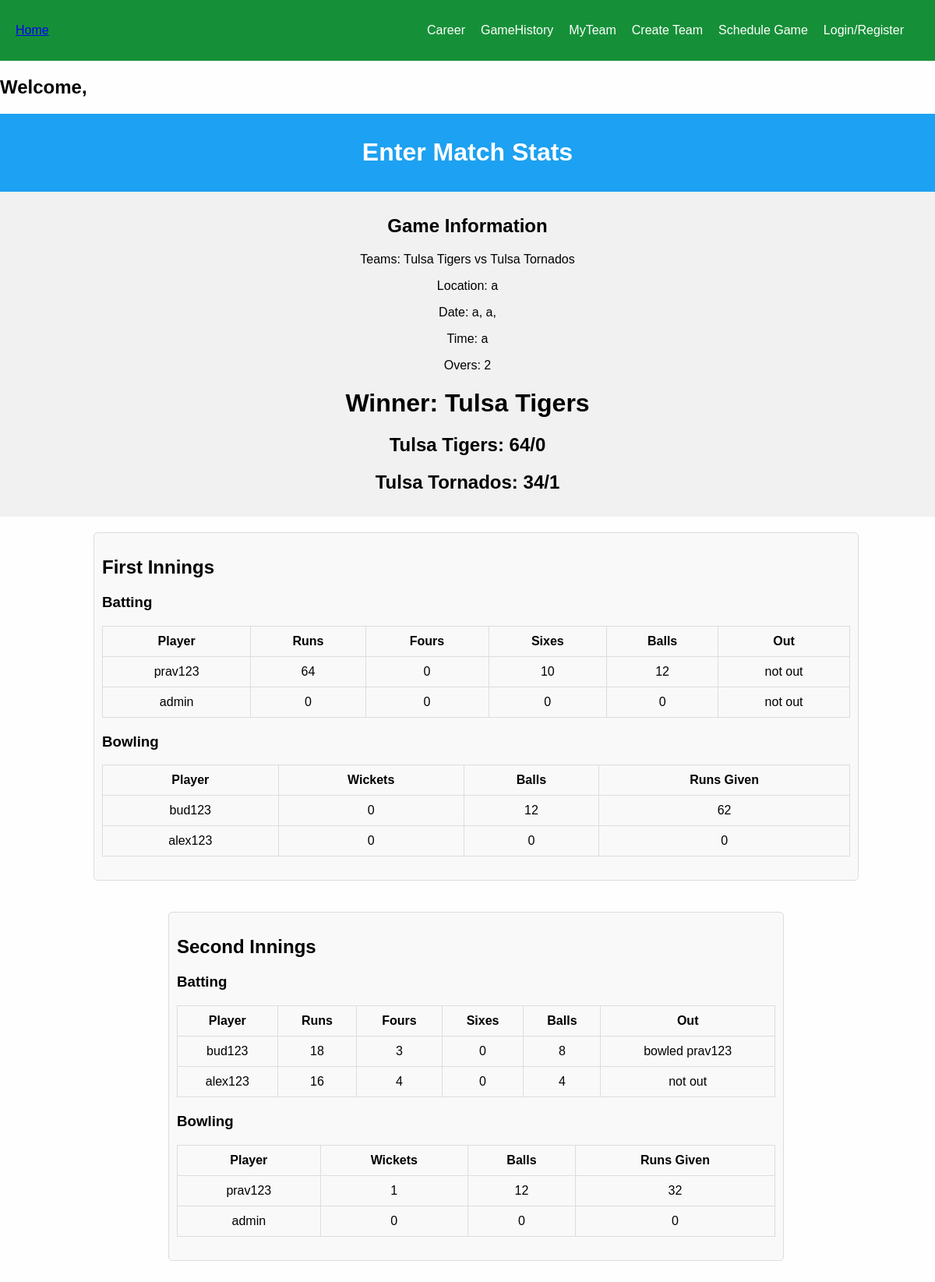
The app's page /view-game/55 with its own data.
### base/models.py (models this page shows, shortened)
class Game(models.Model):
    entering_stats = models.BooleanField(default=False,null=True,blank=False) # true if stat entering has began, this is set to true when the inilize game info is submitted
    doneStats = models.BooleanField(default=False,null=True,blank=False) # true is stat entering has concluded, this is set to true when the last over of the last innings is iterated through
    archived = models.BooleanField(default=False,null=True,blank=False) # this is set to true when the user confirms that there is no edits to make to the stats entered.
    winner = models.ForeignKey(Team,on_delete=models.SET_NULL,null=True, related_name="winner",blank=True)
    team1 = models.ForeignKey(Team,on_delete=models.SET_NULL,null=True, related_name="team1")  # team that sent invite
    team2 = models.ForeignKey(Team,on_delete=models.SET_NULL,null=True, related_name="team2")
    batting1_team = models.ForeignKey(Team,on_delete=models.SET_NULL,null=True, related_name="batting1")
    bowling1_team = models.ForeignKey(Team,on_delete=models.SET_NULL,null=True, related_name="bowling1")
    batting2_team = models.ForeignKey(Team,on_delete=models.SET_NULL,null=True, related_name="batting2")
    bowling2_team  = models.ForeignKey(Team,on_delete=models.SET_NULL,null=True, related_name="bowling2")
    year = models.CharField(max_length=200,null=True)
    month = models.CharField(max_length=200,null=True)
    day = models.CharField(max_length=200,null=True)
    time = models.CharField(max_length=200,null=True)
    location = models.CharField(max_length=200,null=True)
    overs = models.IntegerField(default=0,null=True,blank=True)
    batting_score1 = models.IntegerField(default=0,null=True,blank=True) # number of runs for the first batting team
    batting_score2 = models.IntegerField(default=0,null=True,blank=True) # number of runs for second batting team
    bowling_score1 = models.IntegerField(default=0,null=True,blank=True) # number of wickets for the frist bowling team
    bowling_score2 = models.IntegerField(default=0,null=True,blank=True) # number of wickets for the second bowling team
    current_innings =  models.IntegerField(default=1,  null=True,blank=True)
    current_over = models.IntegerField(default=1,  null=True,blank=True)
    current_ball = models.IntegerField(default=1,  null=True,blank=True)
    ball1 = models.CharField(max_length=200,null=True) # icon of first ball in current over
    ball2 = models.CharField(max_length=200,null=True)
    ball3 = models.CharField(max_length=200,null=True)
    ball4 = models.CharField(max_length=200,null=True)
    ball5 = models.CharField(max_length=200,null=True)
    ball6 = models.CharField(max_length=200,null=True)
    on_strike_batsman = models.OneToOneField("Player", related_name="on_strike_batsman",on_delete=models.SET_NULL,null=True,blank=True,unique=False)
    off_strike_batsman = models.OneToOneField("Player", related_name="off_strike_batsman",on_delete=models.SET_NULL,null=True,blank=True,unique=False)
    current_bowler = models.OneToOneField("Player", related_name="current_bowler",on_delete=models.SET_NULL,null=True,blank=True,unique=False)
    players_stats = models.ManyToManyField("PlayerGameStat", related_name="players_stats", blank=True)
    @property
    def get_batting1_score(self):
        runs = 0
        for stat in self.players_stats.all():
            if stat.player in list(self.batting1_team.players.all()):
                runs += stat.total_runs
        return runs
    @property
    def get_batting2_score(self):
        runs = 0
        for stat in self.players_stats.all():
            if stat.player in list(self.batting2_team.players.all()):
                runs += stat.total_runs
        return runs
    @ property
    def get_bowling1_score(self):
        wickets = 0
        for stat in self.players_stats.all():
            if stat.player in list(self.bowling1_team.players.all()):
                wickets += stat.wickets
        return wickets
    @property
    def get_bowling2_score(self):
        wickets = 0
        for stat in self.players_stats.all():
            if stat.player in list(self.bowling2_team.players.all()):
                wickets += stat.wickets
        return wickets

class Team(models.Model):
    name = models.CharField(max_length=200,null=True)
    captain = models.OneToOneField("Player", related_name="captain",on_delete=models.SET_NULL,null=True,blank=True,unique=False)
    players = models.ManyToManyField("Player", related_name="players", blank=True)
    games_played = models.IntegerField(default=0,null=True,blank=True)
    games_won = models.IntegerField(default=0,null=True,blank=True)
    runs_average = models.FloatField(default=0,null=True,blank=True)
    wickets_average = models.FloatField(default=0,null=True,blank=True)
    games = models.ManyToManyField("Game", related_name="gammes", blank=True)
    temporary = models.BooleanField(default=False,null=True,blank=False)

class PlayerGameStat(models.Model):
    game = models.ForeignKey(Game,on_delete=models.SET_NULL,null=True, related_name="player_game")
    player = models.ForeignKey(Player,on_delete=models.SET_NULL,null=True, related_name="player_player")
    runs_scored = models.IntegerField(default=0,null=True,blank=True)
    runs_ran = models.IntegerField(default=0,null=True,blank=True)
    wickets = models.IntegerField(default=0,null=True,blank=True)
    extras = models.IntegerField(default=0,null=True,blank=True)
    balls_batted = models.IntegerField(default=0,null=True,blank=True)
    balls_bowled = models.IntegerField(default=0,null=True,blank=True)
    fours = models.IntegerField(default=0,null=True,blank=True)
    sixes = models.IntegerField(default=0,null=True,blank=True)
    catches = models.IntegerField(default=0,null=True,blank=True)
    runs_given_up = models.IntegerField(default=0,null=True,blank=True)
    out_type = models.CharField(max_length=200,null=True, default="not out")
    out_ball = models.IntegerField(default=-1,null=True,blank=True) # -1 means they havent been out
    out_over =  models.IntegerField(default=-1,null=True,blank=True) #-1 means they gavent been out
    @property
    def total_runs(self):
        return self.runs_scored + self.runs_ran

class Player(AbstractUser):
    first_name = models.CharField(max_length=200, null=True)
    last_name = models.CharField(max_length=200, null=True)
    email = models.EmailField(unique=True, null=True)
    team = models.ForeignKey(Team,on_delete=models.SET_NULL,null=True)
    organization = models.ForeignKey(Organization,on_delete=models.SET_NULL,null=True)
    runs = models.IntegerField(default=0,null=True,blank=True)
    wickets = models.IntegerField(default=0,null=True,blank=True)
    catches = models.IntegerField(default=0,null=True,blank=True)
    sixes = models.IntegerField(default=0,null=True,blank=True)
    fours = models.IntegerField(default=0,null=True,blank=True)
    extras = models.IntegerField(default=0,null=True,blank=True)
    games_played = models.IntegerField(default=0,null=True,blank=True)
    games_won = models.IntegerField(default=0,null=True,blank=True)
    win_percentage = models.FloatField(default=0,null=True,blank=True)
    fifties = models.IntegerField(default=0,null=True,blank=True)
    centuries = models.IntegerField(default=0,null=True,blank=True)
    sr = models.FloatField(default=0,null=True,blank=True)
    runs_hs = models.IntegerField(default=0,null=True,blank=True)
    wickets_hs = models.IntegerField(default=0,null=True,blank=True)
    fours_hs = models.IntegerField(default=0,null=True,blank=True)
    sixes_hs = models.IntegerField(default=0,null=True,blank=True)
    runs_average = models.FloatField(default=0,null=True,blank=True)
    wickets_average = models.FloatField(default=0,null=True,blank=True)
    fours_average = models.FloatField(default=0,null=True,blank=True)
    sixes_average = models.FloatField(default=0,null=True,blank=True)
    catches_average = models.FloatField(default=0,null=True,blank=True)
    extras_average = models.FloatField(default=0,null=True,blank=True)
    balls_bowled = models.IntegerField(default=0,null=True,blank=True)
    balls_played = models.IntegerField(default=0,null=True,blank=True)
    game_invites = models.ManyToManyField("GameInvite", related_name="game_invites", blank=True)
    team_invites = models.ManyToManyField("TeamInvite", related_name="team_invites", blank=True)
    games = models.ManyToManyField("Game", related_name="games", blank=True)
    USERNAME_FIELD = "email"
    REQUIRED_FIELDS = ["username"]

### base/views.py (the view, shortened to what this page needs)
# urls.py: path("view-game/<str:pk>", views.view_game, name="view-game"),
def view_game(request, pk): # game.vids
    print(request.POST) # if box is not checked its key/val pair will not show up in request.POST, and tis value is None
    user = request.user
    game = Game.objects.get(id=int(pk))
    print(request.POST)
    context = {"game":game}
    return render(request, "base/view_game.html", context)

### base/templates/base/view_game.html (shortened to what this page needs)
{% extends 'main.html' %}
{% block content %}
<!DOCTYPE html>
<!DOCTYPE html>
<html lang="en">
<head>
</head>
<body>
<div class="header">
  <h1>Enter Match Stats</h1>
</div>
<div class="game-info">
  <h2>Game Information</h2>
  <p>Teams: {{game.team1.name}} vs {{game.team2.name}}</p>
  <p>Location: {{game.location}}</p>
  <p>Date: {{game.day}}, {{game.month}}, {{gmae.year}}</p>
  <p>Time: {{game.time}}</p>
  <p>Overs: {{game.overs}}</p>
  {% if game.winner %}
  <h1>Winner: {{game.winner.name}}</h1>
  {% endif %}
  {% if game.entering_stats == True %}
    <h2>{{game.team1.name}}: {{game.get_batting1_score}}/{{game.get_bowling1_score}}</h2>
    <h2>{{game.team2.name}}: {{game.get_batting2_score}}/{{game.get_bowling2_score}}</h2>
  {% endif %}
</div>
{% if game.entering_stats == True %}
<div class="innings">
  <div class="innings-section">
    <h2>First Innings</h2>
    <h3>Batting</h3>
    <table class="stat-table">
        <tr>
          <th>Player</th>
          <th>Runs</th>
          <th>Fours</th>
          <th>Sixes</th>
          <th>Balls</th>
          <th>Out</th>
        </tr>
      <tbody>
        {% for player in game.batting1_team.players.all %}
          {% for stat in game.players_stats.all %}
            {% if player == stat.player %}
              <tr>
                <td>{{player.username}}</td>
                <td>{{stat.total_runs}}</td>
                <td>{{stat.fours}}</td>
                <td>{{stat.sixes}}</td>
                <td>{{stat.balls_batted}}</td>
                <td>{{stat.out_type}}</td>
              </tr>
            {% endif %}
          {% endfor %}
        {% endfor %}
      </tbody>
    </table>
    <h3>Bowling</h3>
    <table class="stat-table">
        <tr>
          <th>Player</th>
          <th>Wickets</th>
          <th>Balls</th>
          <th>Runs Given</th>
        </tr>
      <tbody>
        {% for player in game.bowling1_team.players.all %}
          {% for stat in game.players_stats.all %}
            {% if player == stat.player %}
              <tr>
                <td>{{player.username}}</td>
                <td>{{stat.wickets}}</td>
                <td>{{stat.balls_bowled}}</td>
                <td>{{stat.runs_given_up}}</td>
              </tr>
            {% endif %}
          {% endfor %}
        {% endfor %}
      </tbody>
    </table>
  </div>
<div class="innings">
  <div class="innings-section">
    <h2>Second Innings</h2>
    <h3>Batting</h3>
    <table class="stat-table">
        <tr>
          <th>Player</th>
          <th>Runs</th>
          <th>Fours</th>
          <th>Sixes</th>
          <th>Balls</th>
          <th>Out</th>
        </tr>
      <tbody>
        {% for player in game.batting2_team.players.all %}
          {% for stat in game.players_stats.all %}
            {% if player == stat.player %}
              <tr>
                <td>{{player.username}}</td>
                <td>{{stat.total_runs}}</td>
                <td>{{stat.fours}}</td>
                <td>{{stat.sixes}}</td>
                <td>{{stat.balls_batted}}</td>
                <td>{{stat.out_type}}</td>
              </tr>
            {% endif %}
          {% endfor %}
        {% endfor %}
      </tbody>
    </table>
    <h3>Bowling</h3>
    <table class="stat-table">
        <tr>
          <th>Player</th>
          <th>Wickets</th>
          <th>Balls</th>
          <th>Runs Given</th>
        </tr>
      <tbody>
        {% for player in game.bowling2_team.players.all %}
          {% for stat in game.players_stats.all %}
            {% if player == stat.player %}
              <tr>
                <td>{{player.username}}</td>
                <td>{{stat.wickets}}</td>
                <td>{{stat.balls_bowled}}</td>
                <td>{{stat.runs_given_up}}</td>
               </tr>
            {% endif %}
          {% endfor %}
        {% endfor %}
      </tbody>
    </table>
  </div>
</div>
{% endif %}
</body>
</html>
{% endblock %}

### templates/main.html (style rules this page uses)
body { margin: 0; font-family: Arial, Helvetica, sans-serif; background-color: rgb(254, 254, 254); color: rgb(1, 1, 1); }

### templates/navbar.html (style rules this page uses)
body, ul { margin: 0; padding: 0; }

### base/templates/base/view_game.html (style rules this page uses)
body { font-family: Arial, sans-serif; margin: 0; padding: 0; }
.header { background-color: #1da1f2; color: white; padding: 10px; text-align: center; }
.game-info { background-color: #f1f1f1; padding: 10px; text-align: center; }
.innings { display: flex; flex-direction: column; margin: 20px auto; width: 80%; }
.innings-section { background-color: #f9f9f9; border: 1px solid #ddd; border-radius: 5px; padding: 10px; width: 100%; margin-bottom: 20px; }
.stat-table { width: 100%; border-collapse: collapse; margin-bottom: 20px; }
.stat-table th, .stat-table td { padding: 10px; text-align: center; border: 1px solid #ddd; }

### records on screen
Game: team1.name "Tulsa Tigers", team2.name "Tulsa Tornados", location "a", day "a", month "a", time "a", overs "2", winner.name "Tulsa Tigers", get_batting1_score "64", get_bowling1_score "0", get_batting2_score "34", get_bowling2_score "1"
Player: username "prav123"
PlayerGameStat: total_runs "64", fours "0", sixes "10", balls_batted "12", out_type "not out", wickets "1", balls_bowled "12", runs_given_up "32"
Player: username "admin"
PlayerGameStat: total_runs "0", fours "0", sixes "0", balls_batted "0", out_type "not out", wickets "0", balls_bowled "0", runs_given_up "0"
Player: username "bud123"
PlayerGameStat: wickets "0", balls_bowled "12", runs_given_up "62", total_runs "18", fours "3", sixes "0", balls_batted "8", out_type "bowled prav123"
Player: username "alex123"
PlayerGameStat: wickets "0", balls_bowled "0", runs_given_up "0", total_runs "16", fours "4", sixes "0", balls_batted "4", out_type "not out"
